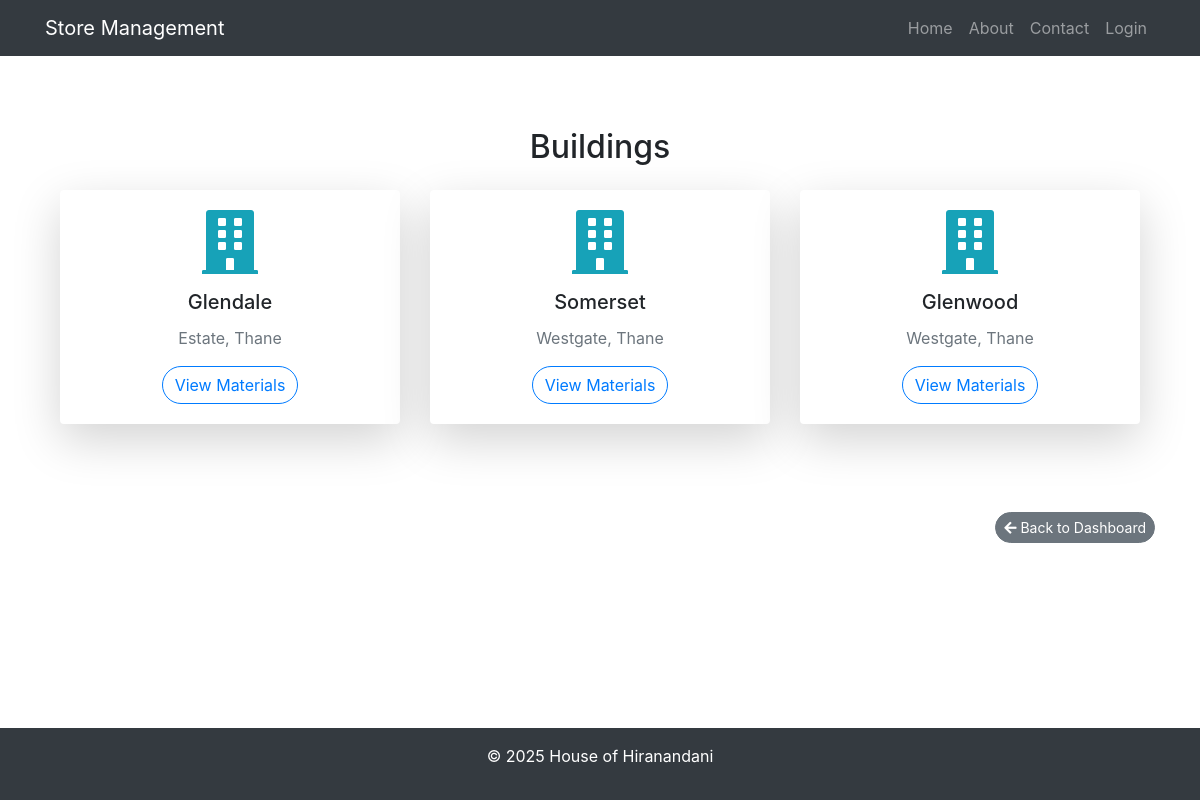
Screenshot of /buildings/ with the database file from the repository.
### warehouse/models.py (models this page shows, shortened)
class Building(models.Model):
    name = models.CharField(max_length=255)  # Name of the building/project
    location = models.CharField(max_length=255)  # Location of the building
    project_manager = models.CharField(max_length=255)  # Name of the project manager
    date_added = models.DateField()  # Date when the building was added to the system

### warehouse/views.py (the view)
# urls.py: path('buildings/', views.building_list, name='building_list'),
def building_list(request):
    buildings = Building.objects.all()
    return render(request, 'warehouse/building_list.html', {'buildings': buildings})

### warehouse/templates/warehouse/building_list.html (shortened to what this page needs)
{% extends 'warehouse/base.html' %}
{% block content %}
<div class="container my-5">
    <h2 class="text-center mb-4">Buildings</h2>
    <div class="row">
        {% for building in buildings %}
        <div class="col-md-4 mb-4">
            <div class="card shadow-lg border-0 rounded-4 hover-shadow">
                <div class="card-body text-center">
                    <i class="fas fa-building fa-4x text-info mb-3"></i>
                    <h5 class="card-title fw-bold">{{ building.name }}</h5>
                    <p class="text-muted">{{ building.location }}</p>
                    <a href="{% url 'building_materials' building.name %}" class="btn btn-outline-primary rounded-pill">
                        View Materials
                    </a>
                </div>
            </div>
        </div>
        {% empty %}
        <div class="col-12">
            <p class="text-center text-muted">No buildings available.</p>
        </div>
        {% endfor %}
    </div>
</div>
<link rel="stylesheet" href="https://cdnjs.cloudflare.com/ajax/libs/font-awesome/5.15.4/css/all.min.css">
{% endblock %}

### warehouse/templates/warehouse/base.html (style rules this page uses)
html, body { height: 100%; margin: 0; display: flex; flex-direction: column; }
.container { flex: 1; }

### rows the page displays
Building: name "Glendale", location "Estate, Thane"
Building: name "Somerset", location "Westgate, Thane"
Building: name "Glenwood", location "Westgate, Thane"
